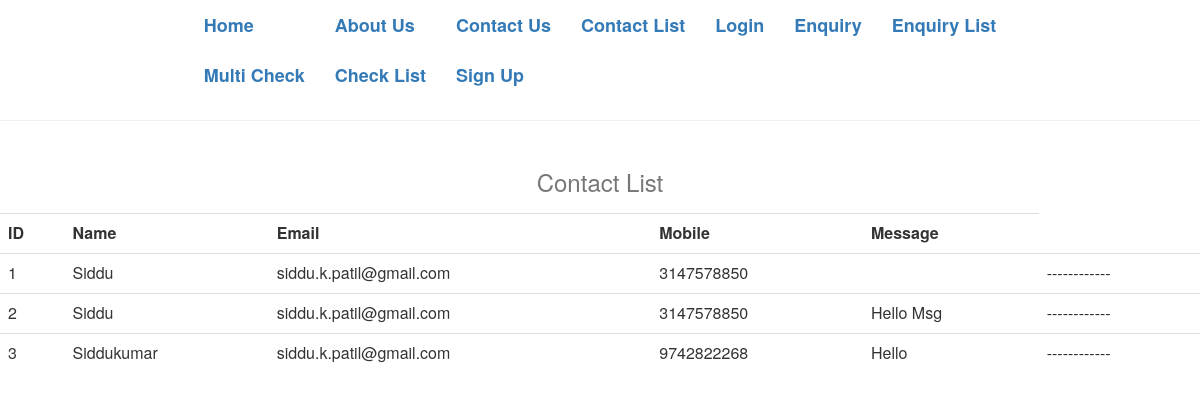
The page /contactlist.php on the database its author committed.
### tables this page shows
CREATE TABLE `contact` (
  `id` int(10) NOT NULL,
  `name` varchar(100) DEFAULT NULL,
  `email` varchar(100) DEFAULT NULL,
  `mobile` bigint(13) DEFAULT NULL,
  `message` varchar(100) DEFAULT NULL
);

### contactlist.php (the view)
<?php
	include("header.php");
?>
<table align="center" class="table" cellpadding="0">
        <caption><h3 align="center">Contact List</h3></caption>
    <tr >
        <th>ID</th>
        <th>Name</th>
        <th>Email</th>
        <th>Mobile</th>
        <th>Message</th>
    </tr>
    <?php
        $obj = mysqli_connect("localhost","root","","phpmysql");
        $sql = "select * from contact order by id asc";
        $result = mysqli_query($obj,$sql);
        while($row = mysqli_fetch_array($result))
        {
            echo "<tr>";
            echo "<td>". $row[0] . "</td>";
            echo "<td>" . $row['name'] . "</td>";
        echo "<td>" . $row['email'] . "</td>";
            echo "<td>" . $row['mobile'] . "</td>";
            echo "<td>" . $row['message']  . "</td>";
            echo "<td> ------------</td>";
            echo "</tr>";
        }
    ?>
    </table>
<?php
	include("footer.php");
?>

### rows shown on the page
contact: id "1", name "Siddu", email "siddu.k.patil@gmail.com", mobile "3147578850"
contact: id "2", name "Siddu", email "siddu.k.patil@gmail.com", mobile "3147578850", message "Hello Msg"
contact: id "3", name "Siddukumar", email "siddu.k.patil@gmail.com", mobile "9742822268", message "Hello"
